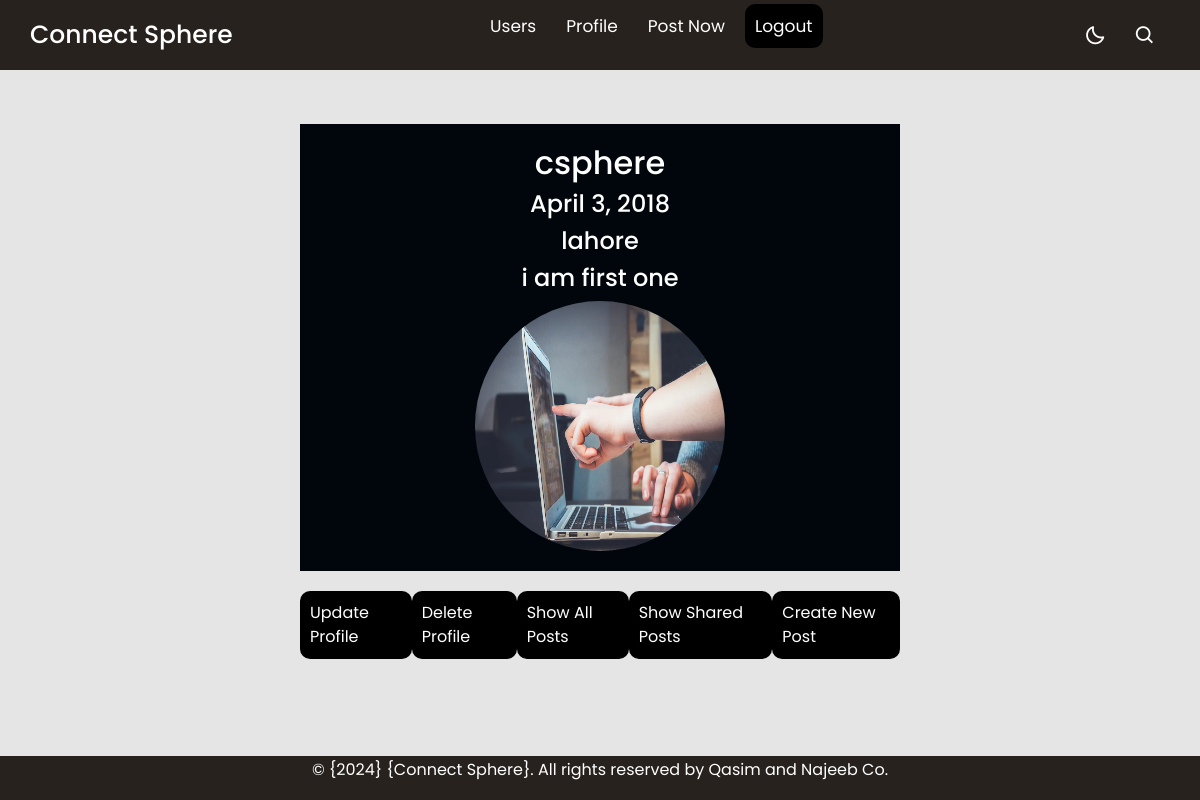
The page /posts/UserProfile/ (signed in) on the database its author committed.
### users/models.py (models this page shows)
class User(AbstractUser):
    pass

### posts/models.py (models this page shows, shortened)
class Profile(models.Model):
    user = models.OneToOneField(User, on_delete= models.CASCADE, default= '11' )
    date_of_birth = models.DateField()
    city = models.CharField(max_length=200)
    bio = models.TextField()
    profile_pic = models.ImageField(upload_to='images/', blank=True, null=True)

### posts/views.py (the view)
# urls.py: path('UserProfile/', UserProfile, name='UserProfile'),
@login_required(login_url='signin')
def UserProfile(request):
    user_profile = Profile.objects.filter(user = request.user)
    return render(request, 'posts/userprofile.html', {"user_profile":user_profile})

### posts/templates/posts/userprofile.html (shortened to what this page needs)
{% extends 'base.html' %}
{% load static%}
{% block content %}
<!DOCTYPE html>
<html lang="en">
<head>
</head>
<body>
    <div class="profile-container ">
        <div class="profile-header ">
            <h2>{{ user }}</h2>
            {% for user_profile in user_profile  %}
            {% if user_profile %}
              <h4>{{user_profile.date_of_birth}}</h4>
              <h4>{{user_profile.city}}</h4>
              <h4>{{user_profile.bio |slice:":20"}}</h4>
<img src="/media/{{user_profile.profile_pic}}" style="width: 250px; height: 250px; border-radius: 50%;" alt="user profile image">
            {% endif %}
            {% endfor %}
        </div>
        <div class="profile-buttons">
                {% if user_profile %}
                <a href="/posts/Update_Profile/{{user.id}}" class="profile-button update-profile">
                    Update Profile</a>
                {% else %}
                <a href="/posts/profile/" class="profile-button update-profile">
                    Create Profile</a>
                {% endif %}
            <a href="/posts/Delet_profile/{{user.id}}" class="profile-button delete-profile">Delete Profile</a>
            <a href="/posts/UserPost/{{user.id}}" class="profile-button show-posts">Show All Posts</a>
            <a href="{% url 'posts:userSharePost' %}" class="profile-button show-shared-posts">Show Shared Posts</a>
            <a href="/posts/Creat_Post/"  class="profile-button show-shared-posts">Create New Post</a>
        </div>
    </div>
</body>
</html>
{% endblock content %}

### static/css/footer.css (style rules this page uses)
body { margin: 0; padding: 0; font-family: Arial, sans-serif; min-height: 100vh; display: flex; flex-direction: column; }

### static/css/navbar.css (style rules this page uses)
* { margin: 0; padding: 0; box-sizing: border-box; font-family: 'Poppins', sans-serif; transition: all 0.4s ease;; }
:root { --body-color: #E4E9F7; --nav-color: rgb(33 22 22); --side-nav: #010718; --text-color: #FFF; --search-bar: #F2F2F2; --search-text: #010718; }
body { height: 100vh; background-color: rgba(0, 0, 0, 0.1); }

### posts/templates/posts/userprofile.html (style rules this page uses)
body { background-image:url('https://static.vecteezy.com/system/resources/previews/014/302/734/non_2x/luxury-abstract-banner-template-with-gold-blended-waves-on-black-background-with-copy-space-for-text-shiny-dynamic-light-stripes-futuristic-twisted-lines-design-in-dark-background-wallpaper-website-vector.jpg'); background-size: cover; background-position: center; background-repeat: no-repeat; margin: 0; padding: 0; }
.profile-container { max-width: 600px; margin: 0 auto; }
.profile-header { background-color: #01060c; color: #fff; padding: 20px; text-align: center; margin-top: 80px; }
.profile-buttons { display: flex; justify-content: space-between; margin-top: 20px; }
.profile-button { padding: 10px; border: none; border-radius: 10px; cursor: pointer; text-decoration: none; color: #fff; }
.update-profile { background-color: #000000; }
.delete-profile { background-color: #000000; }
.show-posts { background-color: #000000; }
.show-shared-posts { background-color: #000000; }

### rows shown on the page
User: username "csphere"
Profile: date_of_birth "April 3, 2018", city "lahore", bio "i am first one", profile_pic (picture)
